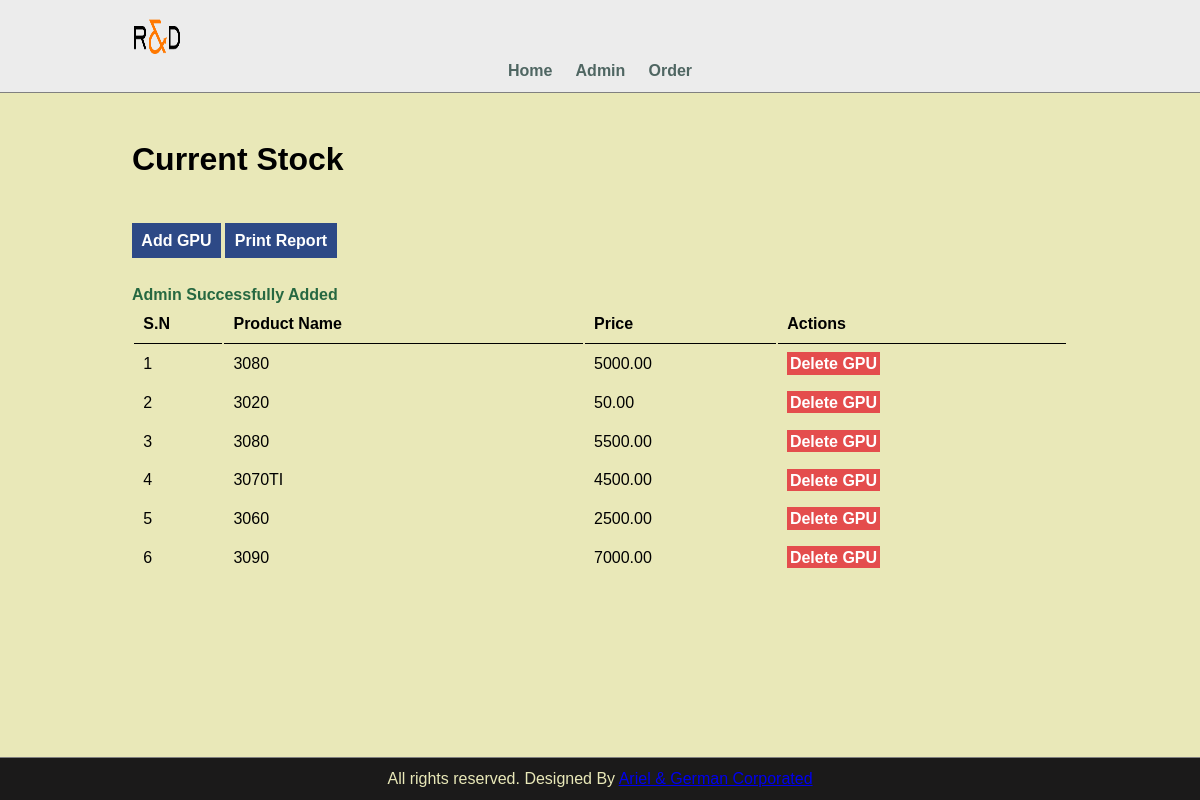
Screenshot of /PHPproject/index.php (signed in) with the database file from the repository.
### tables this page shows
CREATE TABLE `tbl_gpu` (
  `id` int(10) UNSIGNED NOT NULL,
  `title` varchar(100) NOT NULL,
  `price` decimal(10,2) NOT NULL
);

### PHPproject/config/gpuDBclass.php (called while the page is built, shortened)
<?php
require_once("gpuClass.php");
require_once("dbClass.php");
class gpuDBclass
{
  public function getgpu()
  {
    $db = new dbClass;
    $db->connect();
    $gpuarray = array();
    $result = $db->connection->query("SELECT * FROM tbl_gpu");
    while ($row = $result->fetchObject('gpuClass')) {
      $gpuarray[] = $row;
    }
    return $gpuarray;
  }
}

### PHPproject/config/dbClass.php (called while the page is built, shortened)
<?php
class dbClass
{
  public $host;
  public $db;
  public $charset;
  public $user;
  public $pass;
  public $opt = array(
    PDO::ATTR_ERRMODE => PDO::ERRMODE_EXCEPTION,
    PDO::ATTR_DEFAULT_FETCH_MODE => PDO::FETCH_ASSOC
  );
  public function __construct(
    string $host = "localhost",
    string $db = "gpu-order",
    string $charset = "utf8",
    string $user = "root",
    string $pass = ""
  ) {
    $this->host = $host;
    $this->db = $db;
    $this->charset = $charset;
    $this->user = $user;
    $this->pass = $pass;
  }
  public function connect()
  {
    $dns = "mysql:host=$this->host;dbname=$this->db;charset=$this->charset";
    $this->connection = new PDO($dns, $this->user, $this->pass, $this->opt);
  }
}

### PHPproject/config/gpuClass.php (called while the page is built, shortened)
<?php
class gpuclass
{
    protected $id;
    protected $title;
    protected $price;
    public function getId()
    {
        return $this->id;
    }
    public function gettitle()
    {
        return $this->title;
    }
    public function getprice()
    {
        return $this->price;
    }
}

### PHPproject/index.php (the view, shortened to what this page needs)
<?php
include('partials/menu.php');
include('config/gpuDBclass.php');
?>
<div class="main-content">
  <div class="wrapper">
    <h1>Current Stock</h1>
    <br />
    <br /> <br />
    <a href="admin/add-gpu.php" class="btn-primary">Add GPU</a>
    <a href="admin/print-gpu.php" class="btn-primary">Print Report</a>
    <br /> <br /> <br />
    <table class="tbl-full">
      <tr>
        <th>S.N</th>
        <th>Product Name</th>
        <th>Price</th>
        <th>Actions</th>
      </tr>
      <?php
      if (isset($_SESSION['add'])) {
        echo $_SESSION['add'];
      }
      ?>
      <?php
      $dbgpu = new gpuDBclass();
      $gpuArray = $dbgpu->getgpu();
      $count = count($gpuArray);
      $sn = 1;
      if ($count > 0) {
        for ($i = 0; $i < $count; $i++) {
          $id = $gpuArray[$i]->getId();
          $title = $gpuArray[$i]->gettitle();
          $price = $gpuArray[$i]->getprice();
      ?>
          <tr>
            <td><?php echo $sn++ ?></td>
            <td><?php echo $title ?></td>
            <td><?php echo $price ?></td>
            <td>
              <a href="<?php echo SITEURL; ?>admin/delete-gpu.php?id=<?php echo $id ?>" class="btn-danger">Delete GPU</a>
            </td>
          </tr>
      <?php
        }
      }
      ?>
    </table>
  </div>
</div>
<?php include('partials/footer.php')  ?>

### PHPproject/css/admin.css (style rules this page uses)
* { margin: 0; padding: 0; font-family: Arial, Helvetica, sans-serif; }
.wrapper { padding: 1%; width: 80%; margin: 0 auto; }
.tbl-full { width: 100%; }
table tr th { border-bottom: 1px solid black; padding: 1%; text-align: left; }
table tr td { padding: 1%; }
.btn-primary { background-color: #2d4986; padding: 1%; color: white; text-decoration: none; font-weight: bold; }
.btn-danger { background-color: #e44d4d; padding: 1%; color: white; text-decoration: none; font-weight: bold; }
.success { color: #266841; font-weight: bold; }
.Main-content { padding: 3% 0; background-color: #e9e8b8; flex-grow: 1; }
* { box-sizing: border-box ; }
body { margin: 0; min-height: 100vh; display: flex; flex-direction: column; }

### rows the page displays
tbl_gpu: title "3080", price "5000.00"
tbl_gpu: title "3020", price "50.00"
tbl_gpu: title "3080", price "5500.00"
tbl_gpu: title "3070TI", price "4500.00"
tbl_gpu: title "3060", price "2500.00"
tbl_gpu: title "3090", price "7000.00"

### other values shown
$_SESSION['add'] "Admin Successfully Added"
